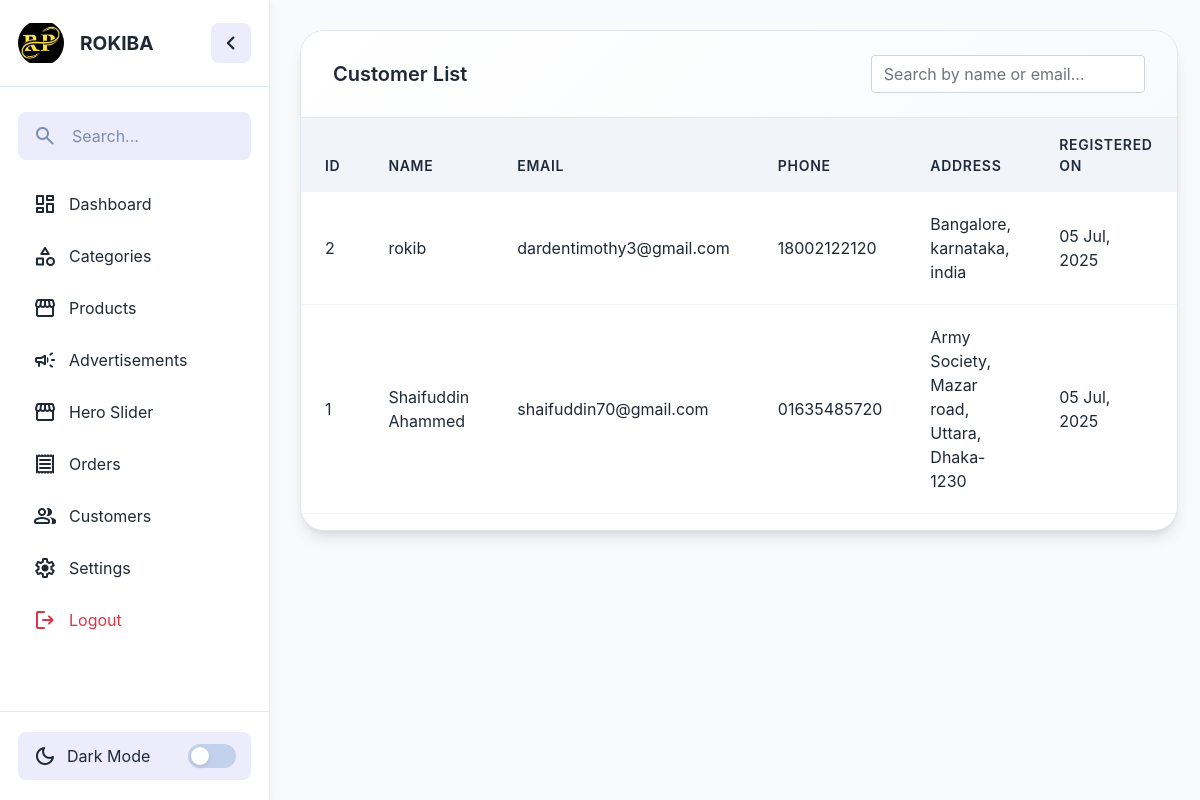
The app's page /admin/customers.php (signed in) with its own data.
### tables this page shows
CREATE TABLE `settings` (
  `id` int NOT NULL,
  `company_name` varchar(255) DEFAULT NULL,
  `logo` varchar(255) DEFAULT NULL,
  `phone` varchar(20) DEFAULT NULL,
  `email` varchar(255) DEFAULT NULL,
  `address` text,
  `facebook` varchar(255) DEFAULT NULL,
  `instagram` varchar(255) DEFAULT NULL,
  `twitter` varchar(255) DEFAULT NULL,
  `shipping_fee_dhaka` decimal(10,2) NOT NULL DEFAULT '60.00',
  `shipping_fee_outside` decimal(10,2) NOT NULL DEFAULT '120.00',
  `bkash_number` varchar(20) DEFAULT NULL,
  `nagad_number` varchar(20) DEFAULT NULL,
  `rocket_number` varchar(20) DEFAULT NULL,
  `updated_at` timestamp NOT NULL DEFAULT CURRENT_TIMESTAMP ON UPDATE CURRENT_TIMESTAMP
);

CREATE TABLE `users` (
  `id` int NOT NULL,
  `username` varchar(50) DEFAULT NULL,
  `email` varchar(100) DEFAULT NULL,
  `password` varchar(255) DEFAULT NULL,
  `phone` varchar(20) DEFAULT NULL,
  `address` text,
  `created_at` timestamp NOT NULL DEFAULT CURRENT_TIMESTAMP
);

### admin/includes/functions.php (called while the page is built, shortened)
<?php
function esc_html(?string $string): string
{
    return htmlspecialchars($string ?? '', ENT_QUOTES, 'UTF-8');
}
function format_date(string $dateString, string $format = 'd M, Y'): string
{
    $timestamp = strtotime($dateString);
    return date($format, $timestamp);
}

### admin/customers.php (the view, shortened to what this page needs)
<?php
require_once 'includes/header.php';
require_once 'includes/functions.php';
$page = filter_input(INPUT_GET, 'page', FILTER_VALIDATE_INT, ['options' => ['default' => 1, 'min_range' => 1]]);
$per_page = 15;
$offset = ($page - 1) * $per_page;
$stmt = $pdo->prepare("SELECT * FROM users ORDER BY id DESC LIMIT :limit OFFSET :offset");
$stmt->bindValue(':limit', $per_page, PDO::PARAM_INT);
$stmt->bindValue(':offset', $offset, PDO::PARAM_INT);
$stmt->execute();
$customers = $stmt->fetchAll(PDO::FETCH_ASSOC);
?>
<div class="main-card">
    <div class="card-header-modern d-flex justify-content-between align-items-center flex-wrap gap-3">
        <h3 class="card-title-modern mb-0">Customer List</h3>
        <div class="search-container">
            <input type="text" id="customerSearchInput" class="form-control search-input" placeholder="Search by name or email...">
        </div>
    </div>
    <div class="table-responsive">
        <table id="customersTable" class="table table-modern">
            <thead>
                <tr>
                    <th>ID</th>
                    <th>Name</th>
                    <th>Email</th>
                    <th>Phone</th>
                    <th>Address</th>
                    <th>Registered On</th>
                </tr>
            </thead>
            <tbody id="customersTableBody">
                <?php if (empty($customers)): ?>
                    <tr>
                        <td colspan="6" class="empty-state">
                            <div class="empty-state-icon"><i class="bi bi-people"></i></div>
                            <h4>No customers found</h4>
                            <p class="text-muted">Users will appear here after registration</p>
                        </td>
                    </tr>
                <?php else: ?>
                    <?php foreach ($customers as $customer): ?>
                        <tr>
                            <td><?= esc_html($customer['id']) ?></td>
                            <td><?= esc_html($customer['username']) ?></td>
                            <td><?= esc_html($customer['email']) ?></td>
                            <td><?= esc_html($customer['phone'] ?? 'N/A') ?></td>
                            <td><?= esc_html($customer['address'] ?? 'N/A') ?></td>
                            <td><?= format_date($customer['created_at']) ?></td>
                        </tr>
                    <?php endforeach; ?>
                <?php endif; ?>
            </tbody>
        </table>
    </div>
</div>
<?php include 'includes/footer.php'; ?>

### admin/includes/header.php (shortened to what this page needs)
<?php
require_once '../includes/db.php';
?>
<!DOCTYPE html>
<html lang="en">
<head>
    <link rel="stylesheet" href="assets/css/style.css" />
    <link rel="stylesheet" href="assets/css/custom.css" />
    <link href="https://cdn.jsdelivr.net/npm/bootstrap@5.0.2/dist/css/bootstrap.min.css" rel="stylesheet"
>
</head>
<body>
    <div class="admin-container">
        <aside class="sidebar collapsed no-print">
            <div class="sidebar-header">
                <?php
                $settings = $pdo->query("SELECT * FROM settings LIMIT 1")->fetch();
                $logo = !empty($settings['logo']) ? '../admin/assets/uploads/' . $settings['logo'] : '../admin/assets/images/logo.jpg';
                ?>
                <img src="<?= $logo ?>" alt="Admin Panel" class="header-logo" />
                <p class="user_name"><?= isset($_SESSION['admin_username']) ? $_SESSION['admin_username'] : 'Admin'; ?></p>
                <button class="sidebar-toggle">
                    <span class="material-symbols-rounded">chevron_left</span>
                </button>
            </div>
            <div class="sidebar-content">
                <form action="#" class="search-form">
                    <span class="material-symbols-rounded">search</span>
                    <input type="search" placeholder="Search..." />
                </form>
                <ul class="menu-list">
                    <li class="menu-item"><a href="index" class="menu-link"><span
                                class="material-symbols-rounded">dashboard</span><span
                                class="menu-label">Dashboard</span></a></li>
                    <li class="menu-item"><a href="categories" class="menu-link"><span class="material-symbols-rounded">category</span><span
                                class="menu-label">Categories</span></a></li>
                    <li class="menu-item"><a href="products" class="menu-link"><span class="material-symbols-rounded">storefront</span><span
                                class="menu-label">Products</span></a></li>
                    <li class="menu-item"><a href="advertisements" class="menu-link"><span class="material-symbols-rounded">campaign</span><span
                                class="menu-label">Advertisements</span></a></li>
                    <li class="menu-item"><a href="hero-slider" class="menu-link"><span class="material-symbols-rounded">storefront</span><span
                                class="menu-label">Hero Slider</span></a></li>
                    <li class="menu-item"><a href="orders" class="menu-link"><span
                                class="material-symbols-rounded">receipt</span><span
                                class="menu-label">Orders</span></a></li>
                    <li class="menu-item"><a href="customers" class="menu-link"><span
                                class="material-symbols-rounded">group</span><span
                                class="menu-label">Customers</span></a></li>
                    <li class="menu-item"><a href="settings" class="menu-link"><span class="material-symbols-rounded">settings</span><span
                                class="menu-label">Settings</span></a></li>
                    <li class="menu-item"><a href="logout" class="menu-link text-danger"><span
                                class="material-symbols-rounded">logout</span><span class="menu-label">Logout</span></a>
                    </li>
                </ul>
            </div>
            <div class="sidebar-footer">
                <button class="theme-toggle">
                    <div class="theme-label">
                        <span class="theme-icon material-symbols-rounded">dark_mode</span>
                        <span class="theme-text">Dark Mode</span>
                    </div>
                    <div class="theme-toggle-track">
                        <div class="theme-toggle-indicator"></div>
                    </div>
                </button>
            </div>
        </aside>
        <div class="main-content">

### admin/assets/css/style.css (style rules this page uses)
* { margin: 0; padding: 0; box-sizing: border-box; font-family: "Poppins", sans-serif; }
:root { --color-text-primary: #1F2936; --color-text-placeholder: #798EAE; --color-bg-primary: #f9fafb; --color-bg-secondary: #ECECFD; --color-bg-sidebar: #FFFFFF; --color-border-hr: #E2E8F0; --color-hover-primary: #695CFE; --color-hover-secondary: #e2e2fb; --color-shadow: rgba(0, 0, 0, 0.05); }
.sidebar { position: sticky; top: 0; width: 270px; height: 100vh; display: flex; flex-shrink: 0; flex-direction: column; background: var(--color-bg-sidebar); border-right: 1px solid var(--color-border-hr); box-shadow: 0 3px 9px var(--color-shadow); transition: width 0.4s ease; }
.sidebar .sidebar-header { padding: 20px 18px; display: flex; position: relative; align-items: center; gap: 16px; border-bottom: 1px solid var(--color-border-hr); }
.sidebar-header .header-logo { width: 46px; height: 46px; display: block; object-fit: contain; border-radius: 50%; transition: opacity 0.4s ease; }
.site-nav .sidebar-toggle, .sidebar-header .sidebar-toggle { height: 40px; width: 40px; border: none; cursor: pointer; display: flex; position: absolute; right: 18px; align-items: center; justify-content: center; border-radius: 8px; color: var(--color-text-primary); background: var(--color-bg-secondary); transition: 0.4s ease; }
.sidebar-header .sidebar-toggle span { font-size: 1.75rem; transition: transform 0.4s ease; }
.sidebar .sidebar-content { flex: 1; padding: 20px 18px; overflow: hidden auto; scrollbar-width: thin; scrollbar-color: var(--color-text-placeholder) transparent; }
.sidebar-content .search-form { border-radius: 8px; min-height: 48px; margin: 5px 0 20px; align-items: center; display: flex; padding: 0 15px; white-space: nowrap; background: var(--color-bg-secondary); transition: 0.4s ease; }
.sidebar-content .search-form span { color: var(--color-text-placeholder); }
.search-form input { background: none; outline: none; border: none; width: 100%; margin-left: 15px; font-size: 1rem; color: var(--color-text-primary); }
.search-form input::placeholder { color: var(--color-text-placeholder); }
.sidebar-content .menu-list { display: flex; gap: 4px; list-style: none; flex-direction: column; }
.menu-list .menu-link { display: flex; gap: 12px; white-space: nowrap; border-radius: 8px; padding: 12px 15px; align-items: center; text-decoration: none; color: var(--color-text-primary); transition: 0.3s ease; }
.menu-link .menu-label { transition: opacity 0.3s ease; }
.sidebar .sidebar-footer { padding: 20px 18px; white-space: nowrap; border-top: 1px solid var(--color-border-hr); }
.sidebar-footer .theme-toggle { width: 100%; min-height: 48px; border-radius: 8px; display: flex; align-items: center; cursor: pointer; border: none; padding: 0 15px; white-space: nowrap; color: var(--color-text-primary); background: var(--color-bg-secondary); transition: 0.3s ease; }
.theme-toggle .theme-label { display: flex; gap: 10px; align-items: center; }
.theme-toggle .theme-label .theme-text { font-size: 1rem; transition: opacity 0.4s 0.2s ease; }
.theme-toggle .theme-toggle-track { height: 24px; width: 48px; border-radius: 999px; margin-left: auto; background: #c3d1ec; position: relative; transition: opacity 0.4s 0.2s ease, background-color 0.3s ease; }
.theme-toggle-track .theme-toggle-indicator { position: absolute; top: 3px; left: 3px; width: 18px; height: 18px; border-radius: 50%; background-color: #fff; box-shadow: 0 2px 4px rgba(0, 0, 0, 0.1); transition: transform 0.3s ease; }
.admin-container { display: flex; }
.admin-container .main-content { flex: 1; padding: 30px; color: var(--color-text-primary); background-color: var(--color-bg-primary); }

### records on screen
settings: logo (picture)
users: id "2", username "rokib", email "dardentimothy3@gmail.com", phone "18002122120", address "Bangalore, karnataka, india", created_at "05 Jul, 2025"
users: id "1", username "Shaifuddin Ahammed", email "shaifuddin70@gmail.com", phone "01635485720", address "Army Society, Mazar road, Uttara, Dhaka-1230", created_at "05 Jul, 2025"

### other values on screen
$_SESSION['admin_username'] "ROKIBA"
